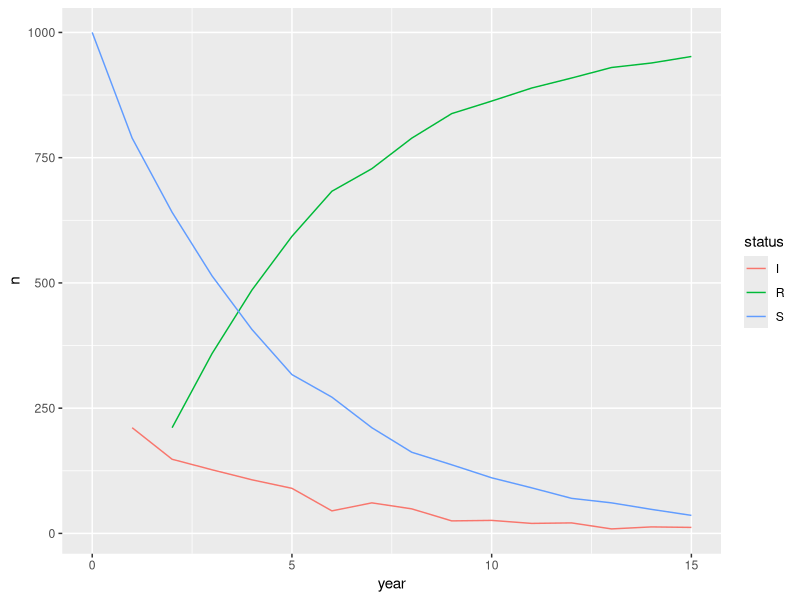

Here is the R script that generated this plot:
# Chicken Pox Simulation
library(dplyr)
library(tidyr)
library(ggplot2)

# Initial settings
pop <- rep("S", 1000)
pr_pox <- .2
data <- data.frame(id = 1:1000, 
  year_0 = pop, 
  stringsAsFactors = F
)

# Iterate over 15 years
for(i in 1:15) {
  # Store column names in variables
  this_year <- paste0("year_", i)
  last_year <- paste0("year_", i - 1)
  print(data[last_year])
  # Set this year as status from last year
  data[this_year] <- data[last_year]
  # Randomly sample new infected cases this year
  data[rbinom(pop, 1, pr_pox) == 1, this_year] <- "I"
  # Set infected/resistant from last year to resistent this year
  data[data[last_year] == "I" | data[last_year] == "R", this_year] <- "R"
}

# Compute cases by year to graph over time
by_year <- data %>%
  gather(key = year, value = status, -id) %>% 
  separate(year, c("label", "year"), convert = T) %>% #sep="_"
  group_by(year, status) %>% 
  count()

# Plot results 
ggplot(by_year) +
  geom_line(aes(x = year, y = n, colour = status))
